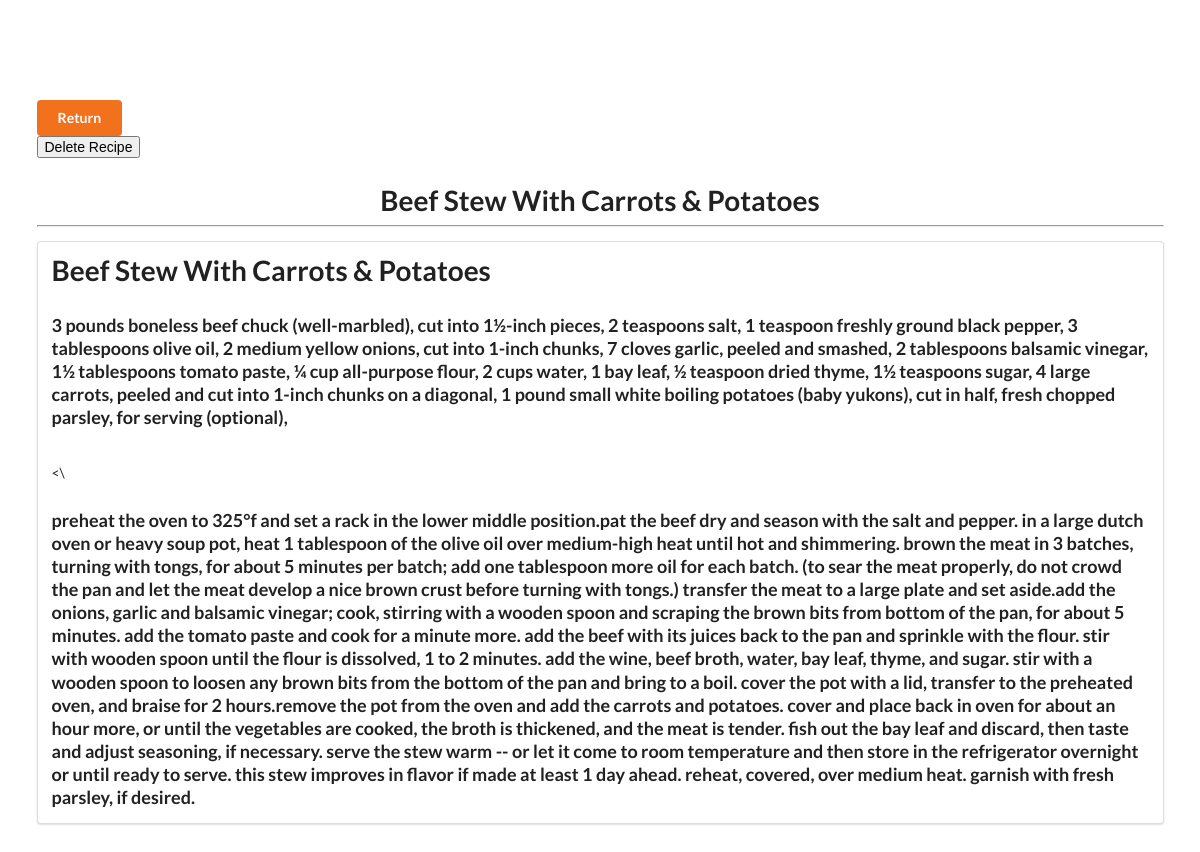
Page /view/3 on the committed database.
### app.py (models this page shows, shortened)
class Recipe(db.Model):  # create what the recipe database will look like
    id = db.Column(db.Integer, primary_key=True)
    title = db.Column(db.String(100))
    ingredients = db.Column(db.String(500))
    directions = db.Column(db.String(1000))
    tags = db.Column(db.String(100))

### app.py (the view)
@app.get("/view/<int:recipe_id>")
def view(recipe_id):  # view a recipe that a user clicked on
    recipe = db.session.query(Recipe).filter(Recipe.id == recipe_id).first()
    db.session.commit()
    recipe_viewer = f"{recipe.ingredients}\n\n{recipe.directions}"  # print out the recipe
    recipe.title = recipe.title.title()
    return render_template("view_recipe.html", recipe=recipe, recipe_viewer=recipe_viewer)

### templates/view_recipe.html (shortened to what this page needs)
<!DOCTYPE html>
<html lang="en">
<head>
    <link rel="stylesheet" href="https://cdn.jsdelivr.net/npm/semantic-ui@2.4.2/dist/semantic.min.css">
</head>
<body>
    <div style="margin-top: 100px;" class="ui container">
        <a class="ui orange button" href="/">Return</a>
        <form method="POST"
        action="{{ url_for('delete', recipe_id=recipe.id) }}">
    <input type="submit" value="Delete Recipe"
        onclick="return confirm('Are you sure you want to delete this entry?')">
        <h1 class="ui center aligned header">{{ recipe.title }}</h1>
        </form>
        <hr>
        <div class="ui segment">
            <h1 class="ui big header">{{ recipe.title }}</h1>
            <h3>{{ recipe.ingredients }}</h3>
            <br><\<br>
            <h3>{{ recipe.directions }}</h3>
        </div>
    </div>
</body>
</html>

### rows in the picture
Recipe: title "Beef Stew With Carrots & Potatoes", ingredients "3 pounds boneless beef chuck (well-marbled), cut into 1½-inch pieces, 2 teaspoons salt, 1 teaspoon freshly ground black pepper, 3 tablespoons olive oil, 2 medium yellow onions, cut into 1-inch chunks, 7 cloves garlic, peeled and smashed, 2 tablespoons balsamic vinegar, 1½ tablespoons tomato paste, ¼ cup all-purpose flour, 2 cups water, 1 bay leaf, ½ teaspoon dried thyme, 1½ teaspoons sugar, 4 large carrots, peeled and cut into 1-inch chunks on a diagonal, 1 pound small white boiling potatoes (baby yukons), cut in half, fresh chopped parsley, for serving (optional),", directions "preheat the oven to 325°f and set a rack in the lower middle position.pat the beef dry and season with the salt and pepper. in a large dutch oven or heavy soup pot, heat 1 tablespoon of the olive oil over medium-high heat until hot and shimmering. brown the meat in 3 batches, turning with tongs, for about 5 minutes per batch; add one tablespoon more oil for each batch. (to sear the meat properly, do not crowd the pan and let the meat develop a nice brown crust before turning with tongs.) transfer the meat to a large plate and set aside.add the onions, garlic and balsamic vinegar; cook, stirring with a wooden spoon and scraping the brown bits from bottom of the pan, for about 5 minutes. add…"
